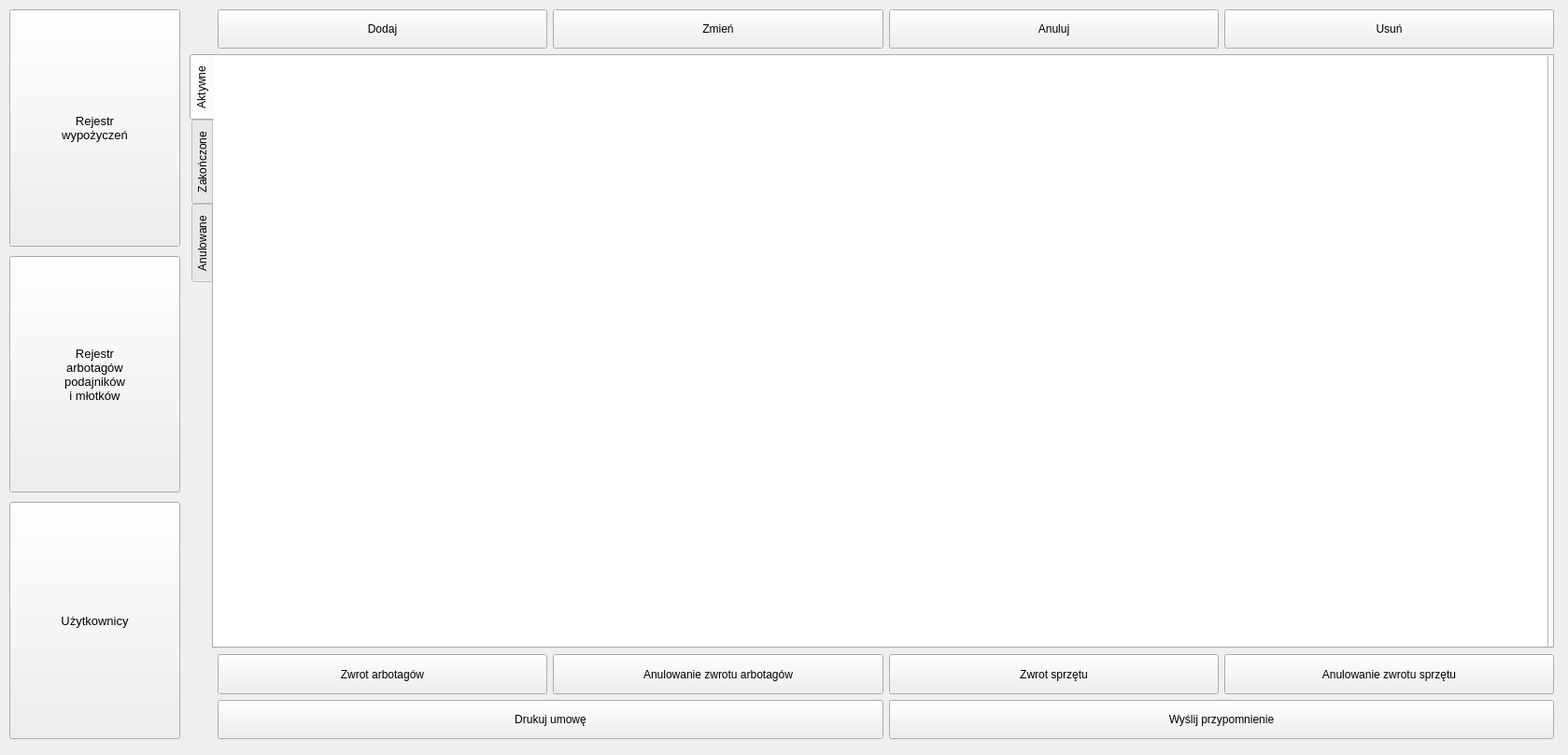
<?xml version="1.0" encoding="UTF-8"?>
<ui version="4.0">
 <class>dlg_catalog</class>
 <widget class="QDialog" name="dlg_catalog">
  <property name="geometry">
   <rect>
    <x>0</x>
    <y>0</y>
    <width>1679</width>
    <height>808</height>
   </rect>
  </property>
  <property name="windowTitle">
   <string>Dialog</string>
  </property>
  <widget class="QWidget" name="layoutWidget">
   <property name="geometry">
    <rect>
     <x>0</x>
     <y>0</y>
     <width>1681</width>
     <height>801</height>
    </rect>
   </property>
   <layout class="QHBoxLayout" name="lyt_main" stretch="1,8">
    <property name="spacing">
     <number>10</number>
    </property>
    <property name="leftMargin">
     <number>10</number>
    </property>
    <property name="topMargin">
     <number>10</number>
    </property>
    <property name="rightMargin">
     <number>10</number>
    </property>
    <property name="bottomMargin">
     <number>10</number>
    </property>
    <item>
     <layout class="QVBoxLayout" name="verticalLayout_2">
      <property name="topMargin">
       <number>0</number>
      </property>
      <item>
       <widget class="QPushButton" name="btn_inv">
        <property name="sizePolicy">
         <sizepolicy hsizetype="Minimum" vsizetype="Expanding">
          <horstretch>0</horstretch>
          <verstretch>0</verstretch>
         </sizepolicy>
        </property>
        <property name="minimumSize">
         <size>
          <width>90</width>
          <height>100</height>
         </size>
        </property>
        <property name="font">
         <font>
          <pointsize>10</pointsize>
         </font>
        </property>
        <property name="text">
         <string>Rejestr
wypożyczeń</string>
        </property>
        <property name="autoDefault">
         <bool>false</bool>
        </property>
       </widget>
      </item>
      <item>
       <widget class="QPushButton" name="btn_tag">
        <property name="sizePolicy">
         <sizepolicy hsizetype="Minimum" vsizetype="Expanding">
          <horstretch>0</horstretch>
          <verstretch>0</verstretch>
         </sizepolicy>
        </property>
        <property name="minimumSize">
         <size>
          <width>90</width>
          <height>100</height>
         </size>
        </property>
        <property name="font">
         <font>
          <pointsize>10</pointsize>
         </font>
        </property>
        <property name="text">
         <string>Rejestr
arbotagów
podajników
i młotków</string>
        </property>
        <property name="autoDefault">
         <bool>false</bool>
        </property>
       </widget>
      </item>
      <item>
       <widget class="QPushButton" name="btn_contr">
        <property name="sizePolicy">
         <sizepolicy hsizetype="Minimum" vsizetype="Expanding">
          <horstretch>0</horstretch>
          <verstretch>0</verstretch>
         </sizepolicy>
        </property>
        <property name="minimumSize">
         <size>
          <width>90</width>
          <height>100</height>
         </size>
        </property>
        <property name="baseSize">
         <size>
          <width>90</width>
          <height>0</height>
         </size>
        </property>
        <property name="font">
         <font>
          <pointsize>10</pointsize>
         </font>
        </property>
        <property name="text">
         <string>Użytkownicy</string>
        </property>
        <property name="autoDefault">
         <bool>false</bool>
        </property>
       </widget>
      </item>
     </layout>
    </item>
    <item>
     <widget class="QStackedWidget" name="lyt_stc">
      <property name="currentIndex">
       <number>0</number>
      </property>
      <widget class="QWidget" name="page_inv">
       <widget class="QWidget" name="layoutWidget">
        <property name="geometry">
         <rect>
          <x>0</x>
          <y>0</y>
          <width>1461</width>
          <height>781</height>
         </rect>
        </property>
        <layout class="QVBoxLayout" name="verticalLayout" stretch="1,15,1,1">
         <item>
          <layout class="QHBoxLayout" name="horizontalLayout" stretch="2,2,2,2">
           <property name="leftMargin">
            <number>30</number>
           </property>
           <item>
            <widget class="QPushButton" name="btn_add">
             <property name="sizePolicy">
              <sizepolicy hsizetype="Minimum" vsizetype="Ignored">
               <horstretch>0</horstretch>
               <verstretch>0</verstretch>
              </sizepolicy>
             </property>
             <property name="minimumSize">
              <size>
               <width>90</width>
               <height>0</height>
              </size>
             </property>
             <property name="sizeIncrement">
              <size>
               <width>0</width>
               <height>0</height>
              </size>
             </property>
             <property name="text">
              <string>Dodaj</string>
             </property>
             <property name="autoDefault">
              <bool>false</bool>
             </property>
            </widget>
           </item>
           <item>
            <widget class="QPushButton" name="btn_mod">
             <property name="sizePolicy">
              <sizepolicy hsizetype="Minimum" vsizetype="Ignored">
               <horstretch>0</horstretch>
               <verstretch>0</verstretch>
              </sizepolicy>
             </property>
             <property name="text">
              <string>Zmień</string>
             </property>
             <property name="autoDefault">
              <bool>false</bool>
             </property>
            </widget>
           </item>
           <item>
            <widget class="QPushButton" name="btn_cancel">
             <property name="sizePolicy">
              <sizepolicy hsizetype="Minimum" vsizetype="Ignored">
               <horstretch>0</horstretch>
               <verstretch>0</verstretch>
              </sizepolicy>
             </property>
             <property name="text">
              <string>Anuluj</string>
             </property>
             <property name="autoDefault">
              <bool>false</bool>
             </property>
            </widget>
           </item>
           <item>
            <widget class="QPushButton" name="btn_del">
             <property name="sizePolicy">
              <sizepolicy hsizetype="Minimum" vsizetype="Ignored">
               <horstretch>0</horstretch>
               <verstretch>0</verstretch>
              </sizepolicy>
             </property>
             <property name="text">
              <string>Usuń</string>
             </property>
             <property name="autoDefault">
              <bool>false</bool>
             </property>
            </widget>
           </item>
          </layout>
         </item>
         <item>
          <widget class="QTabWidget" name="tab_inv">
           <property name="autoFillBackground">
            <bool>true</bool>
           </property>
           <property name="tabPosition">
            <enum>QTabWidget::West</enum>
           </property>
           <property name="currentIndex">
            <number>0</number>
           </property>
           <property name="elideMode">
            <enum>Qt::ElideRight</enum>
           </property>
           <widget class="QWidget" name="tab_progress">
            <attribute name="title">
             <string>Aktywne</string>
            </attribute>
            <widget class="QTableView" name="tbv_progress">
             <property name="geometry">
              <rect>
               <x>-2</x>
               <y>-2</y>
               <width>1431</width>
               <height>671</height>
              </rect>
             </property>
             <property name="frameShape">
              <enum>QFrame::StyledPanel</enum>
             </property>
             <property name="horizontalScrollBarPolicy">
              <enum>Qt::ScrollBarAsNeeded</enum>
             </property>
             <property name="sizeAdjustPolicy">
              <enum>QAbstractScrollArea::AdjustIgnored</enum>
             </property>
             <property name="alternatingRowColors">
              <bool>true</bool>
             </property>
             <property name="sortingEnabled">
              <bool>false</bool>
             </property>
             <attribute name="horizontalHeaderHighlightSections">
              <bool>true</bool>
             </attribute>
            </widget>
           </widget>
           <widget class="QWidget" name="tab_finished">
            <attribute name="title">
             <string>Zakończone</string>
            </attribute>
            <widget class="QTableView" name="tbv_finished">
             <property name="geometry">
              <rect>
               <x>-2</x>
               <y>-2</y>
               <width>1431</width>
               <height>671</height>
              </rect>
             </property>
             <property name="sizeAdjustPolicy">
              <enum>QAbstractScrollArea::AdjustIgnored</enum>
             </property>
             <property name="alternatingRowColors">
              <bool>true</bool>
             </property>
             <property name="sortingEnabled">
              <bool>false</bool>
             </property>
            </widget>
           </widget>
           <widget class="QWidget" name="tab_canceled">
            <attribute name="title">
             <string>Anulowane</string>
            </attribute>
            <widget class="QTableView" name="tbv_canceled">
             <property name="enabled">
              <bool>true</bool>
             </property>
             <property name="geometry">
              <rect>
               <x>-2</x>
               <y>-2</y>
               <width>1431</width>
               <height>671</height>
              </rect>
             </property>
             <property name="editTriggers">
              <set>QAbstractItemView::NoEditTriggers</set>
             </property>
            </widget>
           </widget>
          </widget>
         </item>
         <item>
          <layout class="QVBoxLayout" name="verticalLayout_5">
           <property name="leftMargin">
            <number>30</number>
           </property>
           <item>
            <layout class="QHBoxLayout" name="horizontalLayout_5" stretch="0,0,0,0">
             <item>
              <widget class="QPushButton" name="btn_tags_return">
               <property name="sizePolicy">
                <sizepolicy hsizetype="Minimum" vsizetype="Ignored">
                 <horstretch>0</horstretch>
                 <verstretch>0</verstretch>
                </sizepolicy>
               </property>
               <property name="text">
                <string>Zwrot arbotagów</string>
               </property>
               <property name="autoDefault">
                <bool>false</bool>
               </property>
              </widget>
             </item>
             <item>
              <widget class="QPushButton" name="btn_tags_cancel">
               <property name="sizePolicy">
                <sizepolicy hsizetype="Minimum" vsizetype="Ignored">
                 <horstretch>0</horstretch>
                 <verstretch>0</verstretch>
                </sizepolicy>
               </property>
               <property name="text">
                <string>Anulowanie zwrotu arbotagów</string>
               </property>
               <property name="autoDefault">
                <bool>false</bool>
               </property>
              </widget>
             </item>
             <item>
              <widget class="QPushButton" name="btn_return">
               <property name="sizePolicy">
                <sizepolicy hsizetype="Minimum" vsizetype="Ignored">
                 <horstretch>0</horstretch>
                 <verstretch>0</verstretch>
                </sizepolicy>
               </property>
               <property name="text">
                <string>Zwrot sprzętu</string>
               </property>
               <property name="autoDefault">
                <bool>false</bool>
               </property>
              </widget>
             </item>
             <item>
              <widget class="QPushButton" name="btn_resume">
               <property name="sizePolicy">
                <sizepolicy hsizetype="Minimum" vsizetype="Ignored">
                 <horstretch>0</horstretch>
                 <verstretch>0</verstretch>
                </sizepolicy>
               </property>
               <property name="text">
                <string>Anulowanie zwrotu sprzętu</string>
               </property>
               <property name="autoDefault">
                <bool>false</bool>
               </property>
              </widget>
             </item>
            </layout>
           </item>
          </layout>
         </item>
         <item>
          <layout class="QHBoxLayout" name="horizontalLayout_7">
           <property name="leftMargin">
            <number>30</number>
           </property>
           <item>
            <widget class="QPushButton" name="btn_print">
             <property name="sizePolicy">
              <sizepolicy hsizetype="Minimum" vsizetype="Expanding">
               <horstretch>0</horstretch>
               <verstretch>0</verstretch>
              </sizepolicy>
             </property>
             <property name="text">
              <string>Drukuj umowę</string>
             </property>
             <property name="autoDefault">
              <bool>false</bool>
             </property>
            </widget>
           </item>
           <item>
            <widget class="QPushButton" name="btn_mail">
             <property name="sizePolicy">
              <sizepolicy hsizetype="Minimum" vsizetype="Expanding">
               <horstretch>0</horstretch>
               <verstretch>0</verstretch>
              </sizepolicy>
             </property>
             <property name="font">
              <font>
               <weight>50</weight>
               <bold>false</bold>
              </font>
             </property>
             <property name="text">
              <string>Wyślij przypomnienie</string>
             </property>
             <property name="autoDefault">
              <bool>false</bool>
             </property>
            </widget>
           </item>
          </layout>
         </item>
        </layout>
       </widget>
      </widget>
      <widget class="QWidget" name="page_2">
       <widget class="QWidget" name="layoutWidget_2">
        <property name="geometry">
         <rect>
          <x>0</x>
          <y>0</y>
          <width>1471</width>
          <height>781</height>
         </rect>
        </property>
        <layout class="QHBoxLayout" name="horizontalLayout_4">
         <property name="spacing">
          <number>10</number>
         </property>
         <property name="leftMargin">
          <number>10</number>
         </property>
         <property name="topMargin">
          <number>0</number>
         </property>
         <property name="rightMargin">
          <number>10</number>
         </property>
         <property name="bottomMargin">
          <number>0</number>
         </property>
         <item>
          <layout class="QVBoxLayout" name="verticalLayout_4" stretch="0,18,1">
           <item>
            <widget class="QLabel" name="label">
             <property name="text">
              <string>REJESTR ARBOTAGÓW</string>
             </property>
             <property name="alignment">
              <set>Qt::AlignCenter</set>
             </property>
            </widget>
           </item>
           <item>
            <widget class="QTableView" name="tbv_arbotags">
             <property name="editTriggers">
              <set>QAbstractItemView::AnyKeyPressed|QAbstractItemView::DoubleClicked|QAbstractItemView::EditKeyPressed</set>
             </property>
             <property name="alternatingRowColors">
              <bool>true</bool>
             </property>
             <property name="selectionMode">
              <enum>QAbstractItemView::ExtendedSelection</enum>
             </property>
            </widget>
           </item>
           <item>
            <layout class="QHBoxLayout" name="horizontalLayout_6">
             <item>
              <widget class="QPushButton" name="btn_atags_return">
               <property name="sizePolicy">
                <sizepolicy hsizetype="Minimum" vsizetype="Expanding">
                 <horstretch>0</horstretch>
                 <verstretch>0</verstretch>
                </sizepolicy>
               </property>
               <property name="text">
                <string>Zwrot numerów</string>
               </property>
               <property name="autoDefault">
                <bool>false</bool>
               </property>
              </widget>
             </item>
             <item>
              <widget class="QPushButton" name="btn_atags_cancel">
               <property name="sizePolicy">
                <sizepolicy hsizetype="Minimum" vsizetype="Expanding">
                 <horstretch>0</horstretch>
                 <verstretch>0</verstretch>
                </sizepolicy>
               </property>
               <property name="text">
                <string>Anulowanie zwrotu numerów</string>
               </property>
               <property name="autoDefault">
                <bool>false</bool>
               </property>
              </widget>
             </item>
            </layout>
           </item>
          </layout>
         </item>
         <item>
          <layout class="QVBoxLayout" name="verticalLayout_3" stretch="0,8,1,0,8,1">
           <item>
            <widget class="QLabel" name="label_2">
             <property name="text">
              <string>REJESTR MŁOTKÓW</string>
             </property>
             <property name="alignment">
              <set>Qt::AlignCenter</set>
             </property>
            </widget>
           </item>
           <item>
            <widget class="QTableView" name="tbv_hammers">
             <property name="alternatingRowColors">
              <bool>true</bool>
             </property>
             <attribute name="verticalHeaderVisible">
              <bool>false</bool>
             </attribute>
            </widget>
           </item>
           <item>
            <layout class="QHBoxLayout" name="horizontalLayout_9">
             <item>
              <widget class="QPushButton" name="btn_add_hammer">
               <property name="sizePolicy">
                <sizepolicy hsizetype="Minimum" vsizetype="Expanding">
                 <horstretch>0</horstretch>
                 <verstretch>0</verstretch>
                </sizepolicy>
               </property>
               <property name="text">
                <string>Dodaj nowy</string>
               </property>
               <property name="autoDefault">
                <bool>false</bool>
               </property>
              </widget>
             </item>
             <item>
              <widget class="QPushButton" name="btn_del_hammer">
               <property name="sizePolicy">
                <sizepolicy hsizetype="Minimum" vsizetype="Expanding">
                 <horstretch>0</horstretch>
                 <verstretch>0</verstretch>
                </sizepolicy>
               </property>
               <property name="text">
                <string>Usuń</string>
               </property>
               <property name="autoDefault">
                <bool>false</bool>
               </property>
              </widget>
             </item>
            </layout>
           </item>
           <item>
            <widget class="QLabel" name="label_3">
             <property name="text">
              <string>REJESTR PODAJNIKÓW</string>
             </property>
             <property name="alignment">
              <set>Qt::AlignCenter</set>
             </property>
            </widget>
           </item>
           <item>
            <widget class="QTableView" name="tbv_containers">
             <property name="alternatingRowColors">
              <bool>true</bool>
             </property>
             <attribute name="verticalHeaderVisible">
              <bool>false</bool>
             </attribute>
            </widget>
           </item>
           <item>
            <layout class="QHBoxLayout" name="horizontalLayout_8">
             <item>
              <widget class="QPushButton" name="btn_add_cont">
               <property name="sizePolicy">
                <sizepolicy hsizetype="Minimum" vsizetype="Expanding">
                 <horstretch>0</horstretch>
                 <verstretch>0</verstretch>
                </sizepolicy>
               </property>
               <property name="text">
                <string>Dodaj nowy</string>
               </property>
               <property name="autoDefault">
                <bool>false</bool>
               </property>
              </widget>
             </item>
             <item>
              <widget class="QPushButton" name="btn_del_cont">
               <property name="sizePolicy">
                <sizepolicy hsizetype="Minimum" vsizetype="Expanding">
                 <horstretch>0</horstretch>
                 <verstretch>0</verstretch>
                </sizepolicy>
               </property>
               <property name="text">
                <string>Usuń</string>
               </property>
               <property name="autoDefault">
                <bool>false</bool>
               </property>
              </widget>
             </item>
            </layout>
           </item>
          </layout>
         </item>
        </layout>
       </widget>
      </widget>
      <widget class="QWidget" name="page_contr">
       <widget class="QWidget" name="layoutWidget">
        <property name="geometry">
         <rect>
          <x>7</x>
          <y>2</y>
          <width>1471</width>
          <height>781</height>
         </rect>
        </property>
        <layout class="QHBoxLayout" name="lyt_contractors" stretch="3,7">
         <property name="spacing">
          <number>10</number>
         </property>
         <property name="leftMargin">
          <number>10</number>
         </property>
         <property name="topMargin">
          <number>0</number>
         </property>
         <property name="rightMargin">
          <number>10</number>
         </property>
         <property name="bottomMargin">
          <number>2</number>
         </property>
         <item>
          <layout class="QVBoxLayout" name="lyt_contractors_list" stretch="0,1,15">
           <item>
            <widget class="QLabel" name="lbl_contractors">
             <property name="text">
              <string>LISTA UŻYTKOWNIKÓW</string>
             </property>
             <property name="alignment">
              <set>Qt::AlignCenter</set>
             </property>
            </widget>
           </item>
           <item>
            <layout class="QHBoxLayout" name="horizontalLayout_2">
             <item>
              <widget class="QPushButton" name="btn_ctr_add">
               <property name="sizePolicy">
                <sizepolicy hsizetype="Minimum" vsizetype="Expanding">
                 <horstretch>0</horstretch>
                 <verstretch>0</verstretch>
                </sizepolicy>
               </property>
               <property name="font">
                <font>
                 <weight>50</weight>
                 <bold>false</bold>
                </font>
               </property>
               <property name="text">
                <string>Dodaj</string>
               </property>
               <property name="autoDefault">
                <bool>false</bool>
               </property>
              </widget>
             </item>
             <item>
              <widget class="QPushButton" name="btn_ctr_del">
               <property name="sizePolicy">
                <sizepolicy hsizetype="Minimum" vsizetype="Expanding">
                 <horstretch>0</horstretch>
                 <verstretch>0</verstretch>
                </sizepolicy>
               </property>
               <property name="font">
                <font>
                 <weight>50</weight>
                 <bold>false</bold>
                </font>
               </property>
               <property name="text">
                <string>Usuń</string>
               </property>
               <property name="autoDefault">
                <bool>false</bool>
               </property>
              </widget>
             </item>
            </layout>
           </item>
           <item>
            <widget class="QListView" name="lsv_contractors">
             <property name="font">
              <font>
               <pointsize>10</pointsize>
              </font>
             </property>
            </widget>
           </item>
          </layout>
         </item>
         <item>
          <layout class="QVBoxLayout" name="lyt_contractor" stretch="4,0,7">
           <item>
            <layout class="QVBoxLayout" name="lyt_info">
             <item>
              <widget class="QLabel" name="lbl_contractor_info">
               <property name="text">
                <string>INFORMACJE</string>
               </property>
               <property name="alignment">
                <set>Qt::AlignCenter</set>
               </property>
              </widget>
             </item>
             <item>
              <layout class="QFormLayout" name="_2">
               <property name="verticalSpacing">
                <number>2</number>
               </property>
               <property name="topMargin">
                <number>0</number>
               </property>
               <item row="0" column="0">
                <widget class="QLabel" name="lbl_id">
                 <property name="text">
                  <string>ID</string>
                 </property>
                </widget>
               </item>
               <item row="0" column="1">
                <widget class="QLineEdit" name="led_id"/>
               </item>
               <item row="1" column="0">
                <widget class="QLabel" name="lbl_contractor">
                 <property name="text">
                  <string>Nazwa</string>
                 </property>
                </widget>
               </item>
               <item row="1" column="1">
                <widget class="QLineEdit" name="led_name"/>
               </item>
               <item row="2" column="0">
                <widget class="QLabel" name="lbl_phone">
                 <property name="text">
                  <string>Telefon</string>
                 </property>
                </widget>
               </item>
               <item row="2" column="1">
                <widget class="QLineEdit" name="led_phone"/>
               </item>
               <item row="3" column="0">
                <widget class="QLabel" name="lbl_mail">
                 <property name="text">
                  <string>Email</string>
                 </property>
                </widget>
               </item>
               <item row="3" column="1">
                <widget class="QLineEdit" name="led_email"/>
               </item>
               <item row="4" column="0">
                <widget class="QLabel" name="lbl_note">
                 <property name="text">
                  <string>Uwagi</string>
                 </property>
                </widget>
               </item>
               <item row="4" column="1">
                <widget class="QPlainTextEdit" name="ted_note"/>
               </item>
               <item row="6" column="1">
                <spacer name="verticalSpacer_2">
                 <property name="orientation">
                  <enum>Qt::Vertical</enum>
                 </property>
                 <property name="sizeHint" stdset="0">
                  <size>
                   <width>20</width>
                   <height>40</height>
                  </size>
                 </property>
                </spacer>
               </item>
               <item row="5" column="1">
                <layout class="QHBoxLayout" name="horizontalLayout_3">
                 <item>
                  <widget class="QPushButton" name="btn_ctr_mod">
                   <property name="font">
                    <font>
                     <weight>50</weight>
                     <bold>false</bold>
                    </font>
                   </property>
                   <property name="text">
                    <string>Edytuj</string>
                   </property>
                   <property name="autoDefault">
                    <bool>false</bool>
                   </property>
                  </widget>
                 </item>
                 <item>
                  <widget class="QPushButton" name="btn_ctr_save">
                   <property name="enabled">
                    <bool>true</bool>
                   </property>
                   <property name="text">
                    <string>Zapisz</string>
                   </property>
                   <property name="autoDefault">
                    <bool>false</bool>
                   </property>
                  </widget>
                 </item>
                 <item>
                  <widget class="QPushButton" name="btn_ctr_cancel">
                   <property name="enabled">
                    <bool>true</bool>
                   </property>
                   <property name="text">
                    <string>Anuluj</string>
                   </property>
                   <property name="autoDefault">
                    <bool>false</bool>
                   </property>
                  </widget>
                 </item>
                </layout>
               </item>
              </layout>
             </item>
            </layout>
           </item>
           <item>
            <spacer name="verticalSpacer">
             <property name="orientation">
              <enum>Qt::Vertical</enum>
             </property>
             <property name="sizeHint" stdset="0">
              <size>
               <width>20</width>
               <height>40</height>
              </size>
             </property>
            </spacer>
           </item>
           <item>
            <layout class="QVBoxLayout" name="lyt_history">
             <property name="leftMargin">
              <number>52</number>
             </property>
             <item>
              <widget class="QLabel" name="lbl_history">
               <property name="text">
                <string>HISTORIA WYPOŻYCZEŃ</string>
               </property>
               <property name="alignment">
                <set>Qt::AlignCenter</set>
               </property>
              </widget>
             </item>
             <item>
              <widget class="QTableView" name="tbv_history">
               <property name="enabled">
                <bool>true</bool>
               </property>
               <property name="font">
                <font>
                 <pointsize>9</pointsize>
                </font>
               </property>
               <property name="horizontalScrollBarPolicy">
                <enum>Qt::ScrollBarAlwaysOn</enum>
               </property>
               <property name="editTriggers">
                <set>QAbstractItemView::NoEditTriggers</set>
               </property>
               <attribute name="verticalHeaderVisible">
                <bool>false</bool>
               </attribute>
              </widget>
             </item>
            </layout>
           </item>
          </layout>
         </item>
        </layout>
       </widget>
      </widget>
     </widget>
    </item>
   </layout>
  </widget>
 </widget>
 <resources/>
 <connections/>
</ui>
